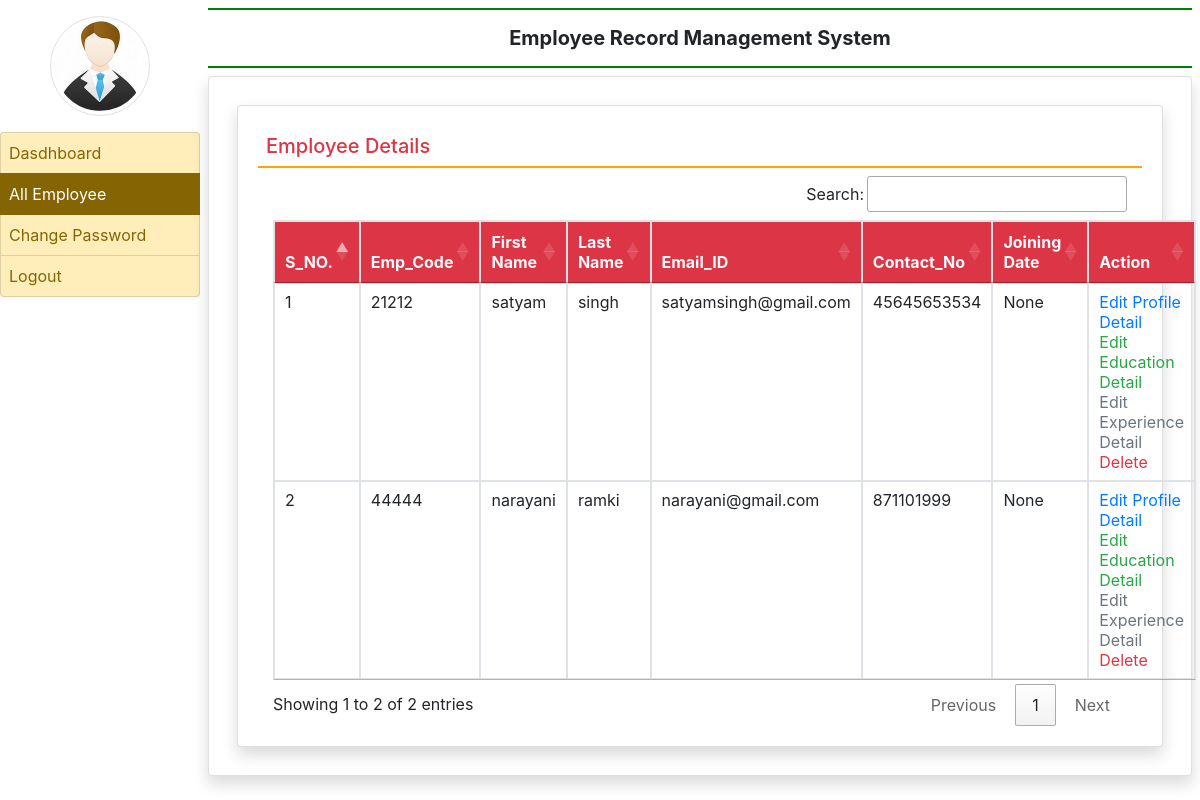
Page /all_employee/ (signed in) on the committed database.
### employee/models.py (models this page shows, shortened)
class EmployeeDetail(models.Model):
    user = models.ForeignKey(User,on_delete=models.CASCADE)
    empcode = models.CharField(max_length=50)
    empdept = models.CharField(max_length=50,null=True)
    designation = models.CharField(max_length=50,null=True)
    contact = models.CharField(max_length=15,null=True)
    gender = models.CharField(max_length=50,null=True)
    joiningdate = models.DateField(null=True)

### employee/views.py (the view)
# urls.py: path('all_employee/', all_employee, name='all_employee'),
def all_employee(request):
    if not request.user.is_authenticated:
        return redirect('admin_login')
    employee = EmployeeDetail.objects.all()
    return render(request,'all_employee.html',locals())

### employee/templates/all_employee.html
{% extends 'admin_base.html' %}
{% block main %}
<div class="card shadow m-2">
    <div class="card-body">
        <h5 class="p-2 text-danger" style="border-bottom: 2px solid orange">Employee Details</h5>
        <div class="container-fluid">
            <table class="table table-bordered table-hover" id="example">
                <thead class="text-light bg-danger">
                <tr>
                    <th>S_NO.</th>
                    <th>Emp_Code</th>
                    <th>First Name</th>
                    <th>Last Name</th>
                    <th>Email_ID</th>
                    <th>Contact_No</th>
                    <th>Joining Date</th>
                    <th>Action</th>
                </tr>
                </thead>
                <tbody>
                {% for i in employee %}
                <tr>
                    <td>{{forloop.counter}}</td>
                    <td>{{i.empcode}}</td>
                    <td>{{i.user.first_name}}</td>
                    <td>{{i.user.last_name}}</td>
                    <td>{{i.user.username}}</td>
                    <td>{{i.contact}}</td>
                    <td>{{i.joiningdate}}</td>
                    <td><a href="{% url 'edit_profile' i.id %}" class="text-primary">Edit Profile Detail</a>
                        <br><a href="{% url 'edit_education' i.user.id %}" class="text-success">Edit Education Detail</a>
                        <br><a href="{% url 'edit_experience' i.user.id %}" class="text-secondary">Edit Experience Detail</a>
                        <br><a href="{% url 'delete_employee' i.user.id %}" class="text-danger" onclick="return confirm('Are You Sure?')">Delete</a></td>
                </tr>
                {% endfor %}
                </tbody>
            </table>
        </div>
    </div>
</div>
{% endblock  %}

### employee/templates/admin_base.html (shortened to what this page needs)
{% load static %}
<html xmlns="http://www.w3.org/1999/html">
<head>
  <link rel="stylesheet" href="https://cdn.jsdelivr.net/npm/bootstrap@4.6.1/dist/css/bootstrap.min.css">
<link rel="stylesheet" href="https://use.fontawesome.com/releases/v5.7.0/css/all.css">
<link rel ="stylesheet"  href="https://cdn.datatables.net/1.11.5/css/jquery.dataTables.min.css">
<link rel ="stylesheet"  href="https://cdn.datatables.net/buttons/2.2.2/css/buttons.dataTables.min.css">
</head>
<body>
<div class="container-fluid">
  <div class="row">
    <div class="col-sm-2 p-0">
      <center> <img src="{% static 'images/icon.png'%} " width="100" height="100" class="img-thumbnail rounded-circle my-3"></center>
      <div class="list-group">
         <a href="{% url 'admin_home' %}" class="list-group-item list-group-item-warning list-group-item-action {% if request.path == '/admin_home/' %} active {% endif %}">Dasdhboard</a>
         <a href="{% url 'all_employee' %}" class="list-group-item list-group-item-warning list-group-item-action {% if request.path == '/all_employee/' %} active {% endif %}">All Employee</a>
         <a href="{% url 'change_passwordadmin' %}" class="list-group-item list-group-item-warning list-group-item-action {% if request.path == '/change_passwordadmin/' %} active {% endif %}">Change Password</a>
         <a href="{% url 'logout' %}" class="list-group-item list-group-item-warning list-group-item-action">Logout</a>
      </div>
    </div>
    <div class="col-sm-10 p-0">
      <div>
       <div class="container-fluid p-2">
         <h5 class="text-center p-3 font-weight-bold" style="border-bottom : 2px solid green ; border-top : 2px solid green">Employee Record Management System</h5>
         <div class="card shadow" style="min-height : 86vh">
           <div class="card-body">
             {% block main%}
                {% endblock %}
           </div>
         </div>
       </div>
      </div>
    </div>
  </div>
</div>
</body>
</html>

### employee/templates/admin_base.html (style rules this page uses)
.list-group-item { padding:8px !important; }

### rows in the picture
EmployeeDetail: empcode "21212", user.first_name "satyam", user.last_name "singh", user.username "satyamsingh@gmail.com", contact "45645653534", joiningdate "None"
EmployeeDetail: empcode "44444", user.first_name "narayani", user.last_name "ramki", user.username "narayani@gmail.com", contact "871101999", joiningdate "None"
